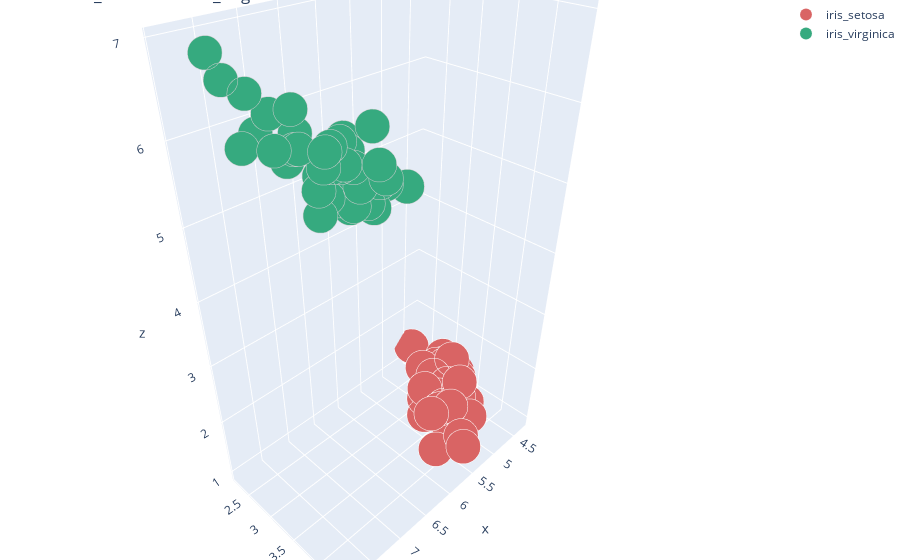

The cell this chart's notebook holds for it:
### Markdown cell above
<a id="8"></a> <br>
## Basic 3D Scatter Plot (Plotly)
* import data again to avoid confusion
* go.Scatter3d: 3D scatter
* We will plot iris setosa and iris virginica classes according to their Sepal Length(x), Sepal Width(y), and Petal Length(z).

### Code cell
# import data again
data = pd.read_csv('/kaggle/input/iris/Iris.csv')
# data of iris setosa
iris_setosa = data[data.Species == "Iris-setosa"]
# # data of iris virginica
iris_virginica = data[data.Species == "Iris-virginica"]

# trace1 = iris setosa
trace1 = go.Scatter3d(
    x=iris_setosa.SepalLengthCm,
    y=iris_setosa.SepalWidthCm,
    z=iris_setosa.PetalLengthCm,
    mode='markers',
    name="iris_setosa",
    marker=dict(
        color='rgb(217, 100, 100)',
        size=12,
        line=dict(
            color='rgb(255, 255, 255)',
            width=0.1
        )
    )
)
# trace2 iris virginica
trace2 = go.Scatter3d(
    x=iris_virginica.SepalLengthCm,
    y=iris_virginica.SepalWidthCm,
    z=iris_virginica.PetalLengthCm,
    mode='markers',
    name="iris_virginica",
    marker=dict(
        color='rgb(54, 170, 127)',
        size=12,
        line=dict(
            color='rgb(204, 204, 204)',
            width=0.1
        )
    )
)
data = [trace1,trace2]
layout=go.Layout(
    title='3D iris_setosa and iris_virginica',
    margin=dict(
        l=0,
        r=0,
        b=0,
        t=0
    )
)
fig=go.Figure(data=data, layout=layout)
iplot(fig)

### Figure 1 — Plotly figure (JSON) as saved in the notebook; plotly's stock layout.template omitted (floating-point values rounded to 4 significant figures)
{"data": [{"marker": {"color": "rgb(217, 100, 100)", "line": {"color": "rgb(255, 255, 255)", "width": 0.1}, "size": 12}, "mode": "markers", "name": "iris_setosa", "type": "scatter3d", "x": [5.1, 4.9, 4.7, 4.6, 5.0, 5.4, 4.6, 5.0, 4.4, 4.9, 5.4, 4.8, 4.8, 4.3, 5.8, 5.7, 5.4, 5.1, 5.7, 5.1, 5.4, 5.1, 4.6, 5.1, 4.8, 5.0, 5.0, 5.2, 5.2, 4.7, 4.8, 5.4, 5.2, 5.5, 4.9, 5.0, 5.5, 4.9, 4.4, 5.1, 5.0, 4.5, 4.4, 5.0, 5.1, 4.8, 5.1, 4.6, 5.3, 5.0], "y": [3.5, 3.0, 3.2, 3.1, 3.6, 3.9, 3.4, 3.4, 2.9, 3.1, 3.7, 3.4, 3.0, 3.0, 4.0, 4.4, 3.9, 3.5, 3.8, 3.8, 3.4, 3.7, 3.6, 3.3, 3.4, 3.0, 3.4, 3.5, 3.4, 3.2, 3.1, 3.4, 4.1, 4.2, 3.1, 3.2, 3.5, 3.1, 3.0, 3.4, 3.5, 2.3, 3.2, 3.5, 3.8, 3.0, 3.8, 3.2, 3.7, 3.3], "z": [1.4, 1.4, 1.3, 1.5, 1.4, 1.7, 1.4, 1.5, 1.4, 1.5, 1.5, 1.6, 1.4, 1.1, 1.2, 1.5, 1.3, 1.4, 1.7, 1.5, 1.7, 1.5, 1.0, 1.7, 1.9, 1.6, 1.6, 1.5, 1.4, 1.6, 1.6, 1.5, 1.5, 1.4, 1.5, 1.2, 1.3, 1.5, 1.3, 1.5, 1.3, 1.3, 1.3, 1.6, 1.9, 1.4, 1.6, 1.4, 1.5, 1.4]}, {"marker": {"color": "rgb(54, 170, 127)", "line": {"color": "rgb(204, 204, 204)", "width": 0.1}, "size": 12}, "mode": "markers", "name": "iris_virginica", "type": "scatter3d", "x": [6.3, 5.8, 7.1, 6.3, 6.5, 7.6, 4.9, 7.3, 6.7, 7.2, 6.5, 6.4, 6.8, 5.7, 5.8, 6.4, 6.5, 7.7, 7.7, 6.0, 6.9, 5.6, 7.7, 6.3, 6.7, 7.2, 6.2, 6.1, 6.4, 7.2, 7.4, 7.9, 6.4, 6.3, 6.1, 7.7, 6.3, 6.4, 6.0, 6.9, 6.7, 6.9, 5.8, 6.8, 6.7, 6.7, 6.3, 6.5, 6.2, 5.9], "y": [3.3, 2.7, 3.0, 2.9, 3.0, 3.0, 2.5, 2.9, 2.5, 3.6, 3.2, 2.7, 3.0, 2.5, 2.8, 3.2, 3.0, 3.8, 2.6, 2.2, 3.2, 2.8, 2.8, 2.7, 3.3, 3.2, 2.8, 3.0, 2.8, 3.0, 2.8, 3.8, 2.8, 2.8, 2.6, 3.0, 3.4, 3.1, 3.0, 3.1, 3.1, 3.1, 2.7, 3.2, 3.3, 3.0, 2.5, 3.0, 3.4, 3.0], "z": [6.0, 5.1, 5.9, 5.6, 5.8, 6.6, 4.5, 6.3, 5.8, 6.1, 5.1, 5.3, 5.5, 5.0, 5.1, 5.3, 5.5, 6.7, 6.9, 5.0, 5.7, 4.9, 6.7, 4.9, 5.7, 6.0, 4.8, 4.9, 5.6, 5.8, 6.1, 6.4, 5.6, 5.1, 5.6, 6.1, 5.6, 5.5, 4.8, 5.4, 5.6, 5.1, 5.1, 5.9, 5.7, 5.2, 5.0, 5.2, 5.4, 5.1]}], "layout": {"margin": {"b": 0, "l": 0, "r": 0, "t": 0}, "title": {"text": "3D iris_setosa and iris_virginica"}}}
